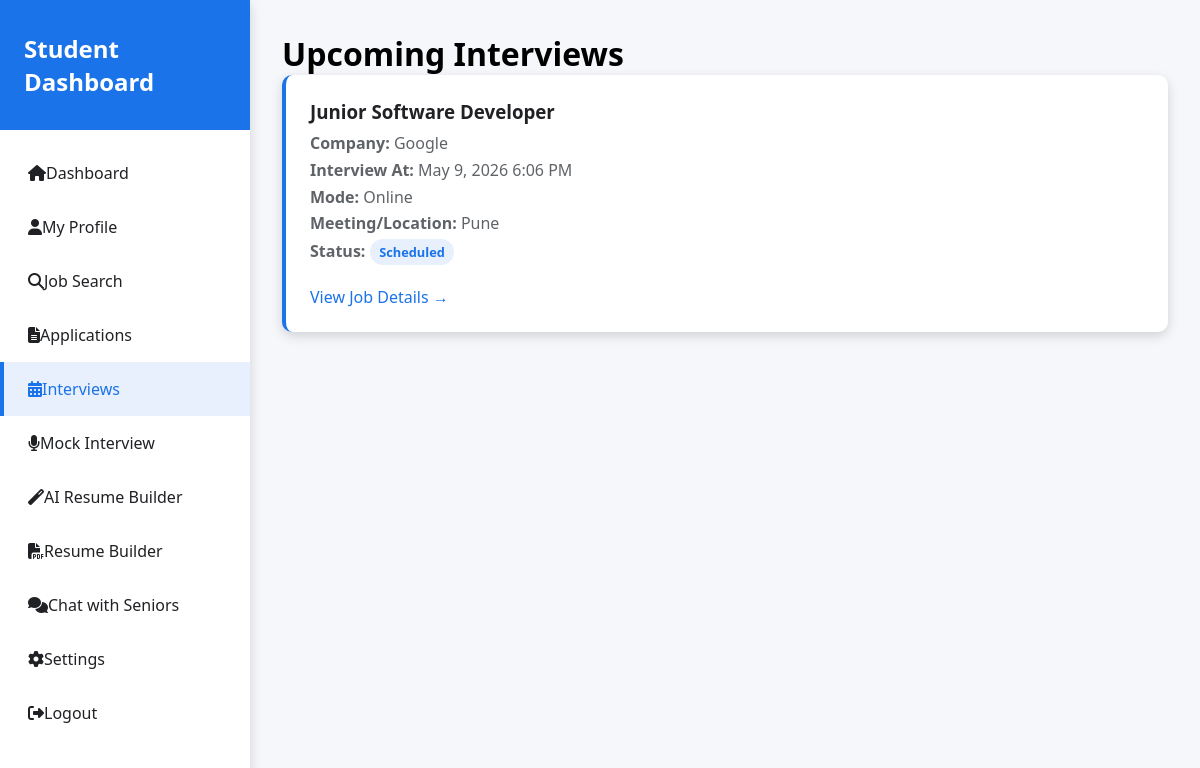
/student-interviews.php (signed in), run on the app's committed database.
### tables this page shows
CREATE TABLE `applications` (
  `id` int(11) NOT NULL AUTO_INCREMENT,
  `student_id` int(11) NOT NULL,
  `job_id` int(11) NOT NULL,
  `status` enum('pending','interview','accepted','rejected') DEFAULT 'pending',
  `application_date` timestamp NOT NULL DEFAULT current_timestamp(),
  PRIMARY KEY (`id`),
  UNIQUE KEY `unique_application` (`student_id`,`job_id`),
  KEY `idx_student_id` (`student_id`),
  KEY `idx_job_id` (`job_id`),
  KEY `idx_status` (`status`),
  CONSTRAINT `applications_ibfk_1` FOREIGN KEY (`student_id`) REFERENCES `students` (`id`) ON DELETE CASCADE,
  CONSTRAINT `applications_ibfk_2` FOREIGN KEY (`job_id`) REFERENCES `jobs` (`id`) ON DELETE CASCADE
);

CREATE TABLE `jobs` (
  `id` int(11) NOT NULL AUTO_INCREMENT,
  `company_id` int(11) NOT NULL,
  `title` varchar(200) NOT NULL,
  `description` text DEFAULT NULL,
  `requirements` text DEFAULT NULL,
  `required_skills` varchar(255) DEFAULT NULL,
  `location` varchar(100) DEFAULT NULL,
  `salary` varchar(50) DEFAULT NULL,
  `status` enum('active','closed') DEFAULT 'active',
  `posted_at` timestamp NOT NULL DEFAULT current_timestamp(),
  `created_at` timestamp NOT NULL DEFAULT current_timestamp(),
  PRIMARY KEY (`id`),
  KEY `idx_company_id` (`company_id`),
  KEY `idx_status` (`status`),
  KEY `idx_posted_at` (`posted_at`),
  CONSTRAINT `jobs_ibfk_1` FOREIGN KEY (`company_id`) REFERENCES `companies` (`id`) ON DELETE CASCADE
);

CREATE TABLE `companies` (
  `id` int(11) NOT NULL AUTO_INCREMENT,
  `user_id` int(11) NOT NULL,
  `name` varchar(100) NOT NULL,
  `email` varchar(100) NOT NULL,
  `industry` varchar(100) DEFAULT NULL,
  `location` varchar(100) DEFAULT NULL,
  `phone` varchar(20) DEFAULT NULL,
  `website` varchar(255) DEFAULT NULL,
  `description` text DEFAULT NULL,
  `created_at` timestamp NOT NULL DEFAULT current_timestamp(),
  PRIMARY KEY (`id`),
  KEY `idx_user_id` (`user_id`),
  CONSTRAINT `companies_ibfk_1` FOREIGN KEY (`user_id`) REFERENCES `users` (`id`) ON DELETE CASCADE
);

CREATE TABLE `company_interviews` (
  `id` int(11) NOT NULL AUTO_INCREMENT,
  `application_id` int(11) NOT NULL,
  `company_user_id` int(11) NOT NULL,
  `interview_at` datetime NOT NULL,
  `mode` enum('online','onsite','phone') DEFAULT 'online',
  `meeting_link` varchar(255) DEFAULT NULL,
  `notes` text DEFAULT NULL,
  `result_status` enum('scheduled','completed','cancelled') DEFAULT 'scheduled',
  `created_at` timestamp NOT NULL DEFAULT current_timestamp(),
  `updated_at` timestamp NOT NULL DEFAULT current_timestamp() ON UPDATE current_timestamp(),
  PRIMARY KEY (`id`),
  UNIQUE KEY `application_id` (`application_id`),
  KEY `idx_company_interview_at` (`company_user_id`,`interview_at`),
  CONSTRAINT `company_interviews_ibfk_1` FOREIGN KEY (`application_id`) REFERENCES `applications` (`id`) ON DELETE CASCADE,
  CONSTRAINT `company_interviews_ibfk_2` FOREIGN KEY (`company_user_id`) REFERENCES `users` (`id`) ON DELETE CASCADE
);

### student-interviews.php (the view, shortened to what this page needs)
<?php
require_once 'db_connect.php';
$user_id = (int)$_SESSION['user_id'];
$interviews = [];
if (isDatabaseAvailable()) {
    $student_stmt = $conn->prepare("SELECT id FROM students WHERE user_id = ? LIMIT 1");
    $student_stmt->bind_param("i", $user_id);
    $student_stmt->execute();
    $student_id = (int)($student_stmt->get_result()->fetch_assoc()['id'] ?? 0);
    if ($student_id > 0) {
        $conn->query(
            "CREATE TABLE IF NOT EXISTS company_interviews (
                id INT AUTO_INCREMENT PRIMARY KEY,
                application_id INT NOT NULL UNIQUE,
                company_user_id INT NOT NULL,
                interview_at DATETIME NOT NULL,
                mode ENUM('online','onsite','phone') DEFAULT 'online',
                meeting_link VARCHAR(255) NULL,
                notes TEXT NULL,
                result_status ENUM('scheduled','completed','cancelled') DEFAULT 'scheduled',
                created_at TIMESTAMP DEFAULT CURRENT_TIMESTAMP,
                updated_at TIMESTAMP DEFAULT CURRENT_TIMESTAMP ON UPDATE CURRENT_TIMESTAMP,
                INDEX idx_company_interview_at (company_user_id, interview_at),
                FOREIGN KEY (application_id) REFERENCES applications(id) ON DELETE CASCADE,
                FOREIGN KEY (company_user_id) REFERENCES users(id) ON DELETE CASCADE
            ) ENGINE=InnoDB DEFAULT CHARSET=utf8mb4 COLLATE=utf8mb4_unicode_ci"
        );
        $query = "SELECT
                    a.id AS application_id,
                    a.job_id,
                    a.application_date,
                    a.status AS application_status,
                    j.title,
                    c.name AS company_name_full,
                    ci.interview_at,
                    ci.mode,
                    ci.meeting_link,
                    ci.notes,
                    ci.result_status
                  FROM applications a
                  JOIN jobs j ON a.job_id = j.id
                  LEFT JOIN companies c ON c.id = j.company_id
                  JOIN company_interviews ci ON ci.application_id = a.id
                  WHERE a.student_id = ?
                  ORDER BY ci.interview_at DESC";
        $stmt = $conn->prepare($query);
        $stmt->bind_param("i", $student_id);
        $stmt->execute();
        $interviews = $stmt->get_result()->fetch_all(MYSQLI_ASSOC);
    }
} else {
    $error_message = "Database connection is not available. Please start MySQL and run init_db.php.";
}
?>
<!DOCTYPE html>
<html lang="en">
<head>
    <link rel="stylesheet" href="https://cdnjs.cloudflare.com/ajax/libs/font-awesome/6.4.0/css/all.min.css">
</head>
<body>
    <div class="dashboard-container">
        <div class="sidebar">
            <div class="sidebar-header">
                <h2>Student Dashboard</h2>
            </div>
            <div class="sidebar-menu">
                <a href="student-dashboard.php"><i class="fas fa-home"></i> Dashboard</a>
                <a href="profile.php"><i class="fas fa-user"></i> My Profile</a>
                <a href="student-jobs.php"><i class="fas fa-search"></i> Job Search</a>
                <a href="student-applications.php"><i class="fas fa-file-alt"></i> Applications</a>
                <a href="student-interviews.php" class="active"><i class="fas fa-calendar-alt"></i> Interviews</a>
                <a href="student-mock-interview.php"><i class="fas fa-microphone"></i> Mock Interview</a>
                <a href="student-resume-ai.php"><i class="fas fa-magic"></i> AI Resume Builder</a>
                <a href="student-resume.php"><i class="fas fa-file-pdf"></i> Resume Builder</a>
                <a href="student-chat.php"><i class="fas fa-comments"></i> Chat with Seniors</a>
                <a href="settings.php"><i class="fas fa-cog"></i> Settings</a>
                <a href="logout.php"><i class="fas fa-sign-out-alt"></i> Logout</a>
            </div>
        </div>
        <div class="main-content">
            <h1>Upcoming Interviews</h1>
            <?php if (empty($interviews)): ?>
                <div class="interview-card">
                    <p>No interviews scheduled at the moment. Keep applying to jobs!</p>
                </div>
            <?php else: ?>
                <?php foreach ($interviews as $interview): ?>
                    <div class="interview-card">
                        <h3><?php echo htmlspecialchars($interview['title']); ?></h3>
                        <p><strong>Company:</strong> <?php echo htmlspecialchars($interview['company_name_full'] ?? 'Company'); ?></p>
                        <?php if (!empty($interview['interview_at'])): ?>
                            <p><strong>Interview At:</strong> <?php echo date('M j, Y g:i A', strtotime($interview['interview_at'])); ?></p>
                        <?php endif; ?>
                        <p><strong>Mode:</strong> <?php echo htmlspecialchars(ucfirst($interview['mode'] ?? 'online')); ?></p>
                        <p><strong>Meeting/Location:</strong> <?php echo htmlspecialchars($interview['meeting_link'] ?? 'N/A'); ?></p>
                        <p>
                            <strong>Status:</strong>
                            <?php
                                $rs = $interview['result_status'] ?? 'scheduled';
                                $pillClass = $rs === 'completed' ? 'pill-completed' : ($rs === 'cancelled' ? 'pill-cancelled' : 'pill-scheduled');
                            ?>
                            <span class="pill <?php echo $pillClass; ?>"><?php echo htmlspecialchars(ucfirst($rs)); ?></span>
                        </p>
                        <a href="job_details.php?id=<?php echo (int)$interview['job_id']; ?>" style="color: var(--primary); text-decoration: none; margin-top: 1rem; display: inline-block;">View Job Details →</a>
                    </div>
                <?php endforeach; ?>
            <?php endif; ?>
        </div>
    </div>
</body>
</html>

### student-interviews.php (style rules this page uses)
:root { --primary: #1a73e8; --shadow: 0 4px 12px rgba(0,0,0,0.15); }
* { margin: 0; padding: 0; box-sizing: border-box; font-family: 'Segoe UI', sans-serif; }
.dashboard-container { display: flex; min-height: 100vh; background: #f5f7fa; }
.sidebar { width: 250px; background: white; box-shadow: var(--shadow); position: fixed; height: 100vh; overflow-y: auto; }
.sidebar-header { padding: 2rem 1.5rem; background: var(--primary); color: white; }
.sidebar-menu { padding: 1rem 0; }
.sidebar-menu a { display: flex; align-items: center; padding: 1rem 1.5rem; color: #202124; text-decoration: none; transition: all 0.3s; border-left: 4px solid transparent; }
.sidebar-menu a:hover, .sidebar-menu a.active { background: #e8f0fe; border-left-color: var(--primary); color: var(--primary); }
.main-content { flex: 1; margin-left: 250px; padding: 2rem; }
.interview-card { background: white; border-radius: 10px; box-shadow: var(--shadow); padding: 1.5rem; margin-bottom: 1rem; border-left: 4px solid var(--primary); }
.interview-card h3 { margin-bottom: 0.5rem; color: #202124; }
.interview-card p { color: #5f6368; margin: 0.3rem 0; }
.pill { display:inline-block; padding:0.25rem 0.6rem; border-radius:999px; font-size:0.8rem; font-weight:700; }
.pill-scheduled { background:#e8f0fe; color:var(--primary); }

### data on the page
applications: job.title "Junior Software Developer", companies.name "Google", company_interviews.interview_at "May 9, 2026 6:06 PM", company_interviews.mode "Online", company_interviews.meeting_link "Pune", company_interviews.result_status "Scheduled"
